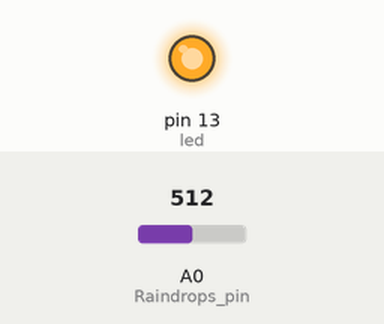
Simulated run of this sketch. Board: Arduino Uno, built with avr-gcc and run on an emulated ATmega328P. On the bench: output pins drawn as LEDs (lit = HIGH). Inputs (shaded band) come from the test bench; at power-on: A0 (Raindrops_pin) = 512.

Above: at 1.3 s.
1.4 s: A0 (Raindrops_pin) set to 790
2.9 s: A0 (Raindrops_pin) set to 807
At 3.5 s:
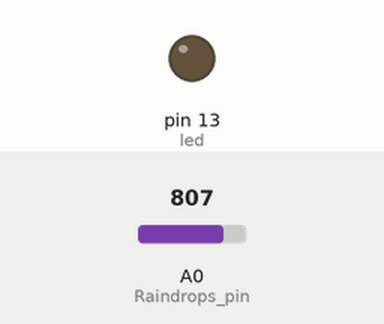
4.5 s: A0 (Raindrops_pin) set to 716
At 5.7 s:
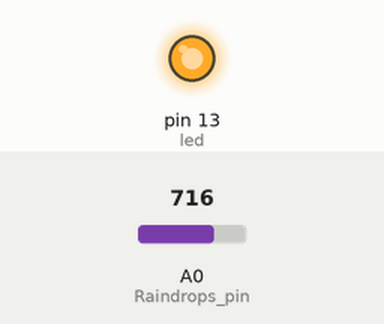
6.0 s: A0 (Raindrops_pin) set to 810
At 7.0 s:
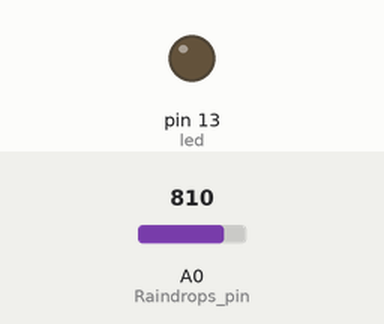
Timing chart, 0 to 8.5 s (numbered marks = the images above; inputs shaded):
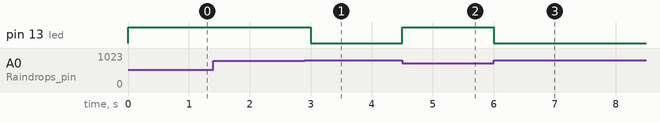

The sketch:

Rain_detect.ino
```cpp
int Raindrops_pin= A0;
int led=13;
void setup() {

  pinMode(led, OUTPUT);
  Serial.begin(9600);

}

void loop() {
  int data= analogRead(Raindrops_pin);
  if (isnan(data)){
    Serial.println("Failed");
  }
  else if (data<800){
    digitalWrite(led,HIGH);
  }
  else{
    digitalWrite(led,LOW);
  }
  delay(500);
}
```

Measured:
- the behaviour switches between 799 and 800 on A0 (Raindrops_pin) (found by bisection; images 0 and 1)
- after the input at 1.4 s, every drawn part: stays the same
- after the input at 2.9 s, pin 13 (led): HIGH → LOW after 0.10 s
- after the input at 4.5 s, pin 13 (led): LOW → HIGH at once
- after the input at 6.0 s, pin 13 (led): HIGH → LOW at once
